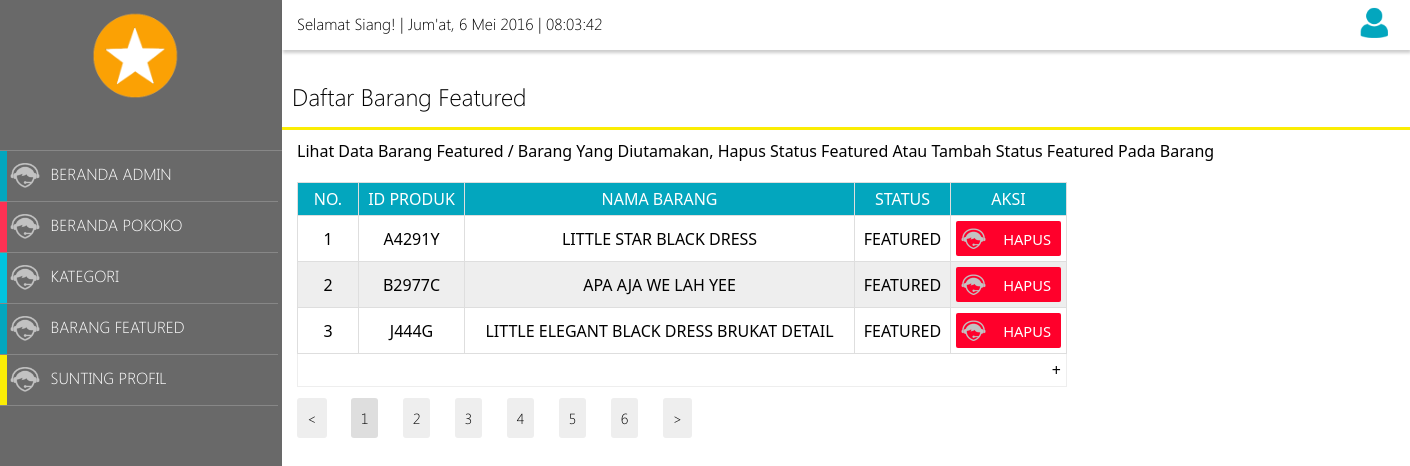
/_pages/_Login/_admin/add-featured.php, run on the app's committed database.
### tables this page shows
CREATE TABLE IF NOT EXISTS `product` (
  `id` varchar(20) NOT NULL,
  `id_category` int(10) DEFAULT NULL,
  `id_brand` int(10) DEFAULT NULL,
  `id_supplier` int(10) DEFAULT NULL,
  `tanggal` timestamp NULL DEFAULT CURRENT_TIMESTAMP,
  PRIMARY KEY (`id`)
);

CREATE TABLE IF NOT EXISTS `product_detail` (
  `id` int(10) NOT NULL AUTO_INCREMENT,
  `id_product` varchar(20) DEFAULT NULL,
  `name` varchar(100) DEFAULT NULL,
  `price` int(10) DEFAULT NULL,
  `description` text,
  `rating` float DEFAULT NULL,
  `rater` int(10) DEFAULT NULL,
  `stock` int(10) DEFAULT NULL,
  PRIMARY KEY (`id`)
);

### _pages/_Login/_admin/add-featured.php (the view, shortened to what this page needs)
<!DOCTYPE html>
<html>
	<head>
		<link rel="stylesheet" type="text/css" href="../_plugin/_css/style_back_end.css">
	</head>
	<body onload="startTime()">
		<div class='c-main-wrapper'>
			<?php
				include "sidebar-admin.php"
			?>
			<div id='main-back-end'>
				<?php include "header-admin.php";?>
				<div id='child-main'>
					<p id='title-main-admin' class='c-bor-bot-3 c-bor-color-yellow'>Daftar Barang Featured</p>
					<p id='desc-t-main-admin' class='c-tt-c '>Lihat data Barang Featured / barang yang diutamakan, hapus status Featured atau tambah status featured pada barang</p>
					<table border='1'  cellpadding='5' class='c-stripe-tr'>
						<tr class='c-back-dark-blue c-color-light'>
							<td width='50px'>No.</td>
							<td>ID Produk</td>
							<td>Nama Barang</td>
							<td>Status</td>
							<td width='50px'>AKSI</td>
						</tr>
						<?php
							$query_data = mysql_query("SELECT p.id as id_brg,pd.name as nama_brg,pf.status as status FROM product p,product_detail pd,product_featured pf where pd.id_product=p.id AND pf.id_product=p.id AND pf.status='ya'");
							$cek = mysql_num_rows($query_data);
							if ($cek==0) {
								echo "
									<tr>
										<td colspan='5'>Belum Ada barang yang menjadi Featured</td>
									</tr>
								";
							}
							else{
								$no = 1;
								while ($data_featured = mysql_fetch_array($query_data)) {
									echo "
										<tr>
											<td>".$no."</td>
											<td>$data_featured[id_brg]</td>
											<td>$data_featured[nama_brg]</td>
											<td>Featured</td>
											<td><a href='../_plugin/_config/proses.php?p=hapus-featured&id-brg=$data_featured[id_brg]'><button id='delete-button'><p>Hapus</p></button></a></td>
										</tr>
									";
									$no++;
								}
							}
						?>
						<tr id='tambah' class='border-0' style='border:0px;'>
							<td colspan='5' style='text-align:right' href="#collapse1" class="nav-toggle" style='border:0px;'>+</td>
						</tr>
					</table>
					<div id='page-12'>
						<a href=""><</a>
						<a href="" class='activate'>1</a>
						<a href="">2</a>
						<a href="">3</a>
						<a href="">4</a>
						<a href="">5</a>
						<a href="">6</a>
						<a href="">></a>
					</div>
				</div>
			</div>
		</div>
	</body>
</html>

### data on the page
product: id "A4291Y", product_detail.name "LITTLE STAR BLACK DRESS"
product: id "B2977C", product_detail.name "APA AJA WE LAH YEE"
product: id "J444G", product_detail.name "LITTLE ELEGANT BLACK DRESS BRUKAT DETAIL"

### other printed values
tanggal() "Selamat Siang!"
